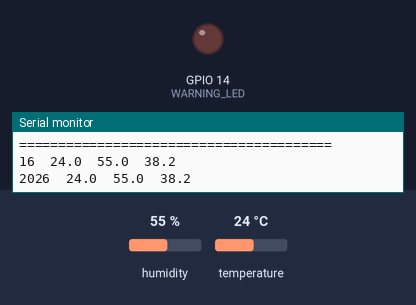
Bench run of a program on a simulated ESP32. On the bench: output pins drawn as LEDs (lit = HIGH), the last lines printed to the serial monitor. Dashed ring = blinking. Inputs (shaded band) come from the test bench; at power-on: humidity 55 %, temperature 24 °C.

Above: at 2.8 s.
2.9 s: humidity set to 69 %
5.6 s: humidity set to 72 %
At 6.46 s:
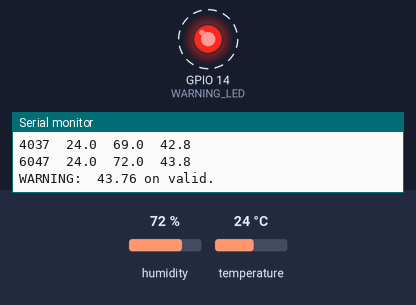
Timing chart, 0 to 15.6 s (numbered marks = the images above; inputs shaded):
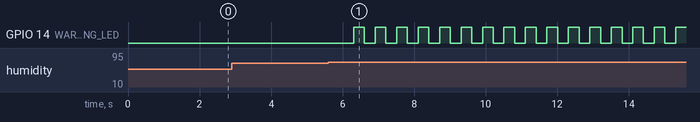

Measured:
- the behaviour switches between 70 and 71 % on humidity (found by bisection; images 0 and 1)
- after the input at 5.6 s, GPIO 14 (WARNING_LED): alternates HIGH for 0.30 s and LOW for 0.30 s, starting after 0.71 s

The program:

main.cpp
```cpp
#include <Arduino.h>
#include "DHTesp.h"

DHTesp dht;

const int DHT_PIN = 12;
const int WARNING_LED = 14;
volatile int warning = 0;

void dhtTask(void *param) {

  pinMode(WARNING_LED, OUTPUT);
  dht.setup(DHT_PIN, DHTesp::DHT22);
  Serial.println("=== DHT22 Sensor Ready ===");

  Serial.println("========================================");
  Serial.print("Time");
  Serial.print("\t");
  Serial.print("Temp(C)");
  Serial.print("\t");
  Serial.print("Hum(%)");
  Serial.print("\t");
  Serial.println("Heat");
  Serial.println("========================================");

  while (true) {

    TempAndHumidity data = dht.getTempAndHumidity();
    if (isnan(data.temperature) || isnan(data.humidity)) {
      Serial.println("ERROR: Failed to read DHT22!");
      continue;
    }
    double temp = data.temperature;
    double hum = data.humidity;
    double HI = temp + 0.33 * hum - 4.0;


    Serial.print(millis());
    Serial.print("\t");

    Serial.print(temp, 1);
    Serial.print("\t");

    Serial.print(hum, 1);
    Serial.print("\t");

    Serial.println(HI, 1);
    // Serial.println("Temp: " + String(temp) + " C");
    // Serial.println("Hum:  " + String(hum) + " %");
    // Serial.println("heat:  " + String(HI) + " ");

    if (temp > 30 || hum > 70) {
      Serial.println("WARNING:  " + String(HI) + " on valid.");
      warning = 1;
    }
    else {
      warning = 0;
    }

    vTaskDelay(pdMS_TO_TICKS(2000));
  }
}

void blinkLedTask(void *p) {
  while (true) {
    if (warning) {
      digitalWrite(WARNING_LED, HIGH);
      vTaskDelay(pdMS_TO_TICKS(300));
      digitalWrite(WARNING_LED, LOW);
    }
    else {
      digitalWrite(WARNING_LED, LOW);
    }
    vTaskDelay(pdMS_TO_TICKS(300));
  }
}

void setup() {

  Serial.begin(115200);
  xTaskCreate(dhtTask, "DHT", 2048, NULL, 1, NULL);
  xTaskCreate(blinkLedTask, "Blink Led", 1000, NULL, 1, NULL);
}

void loop() {

}
```
